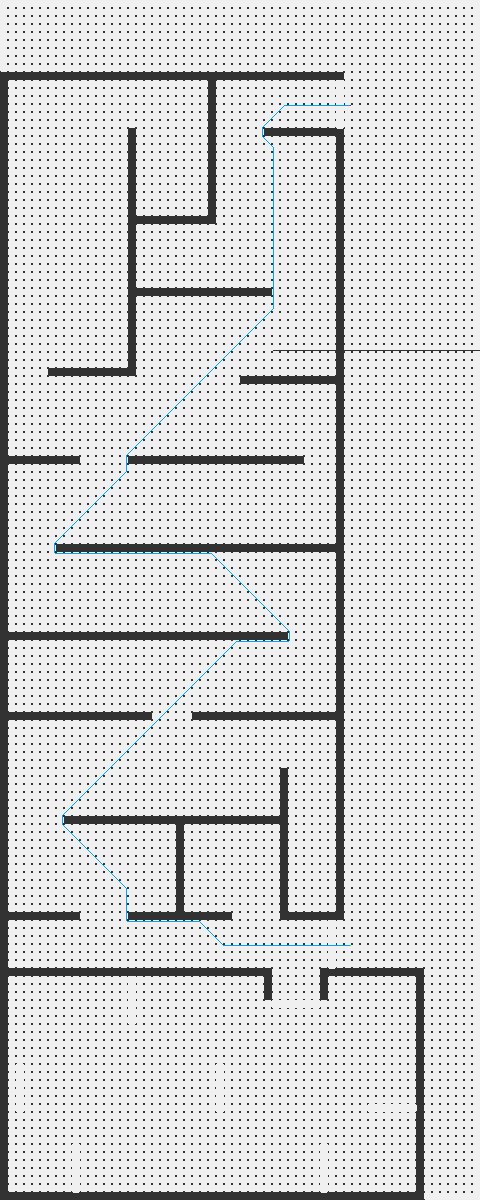
#> input picture backend/output/path_result.png, 480 x 1200 px
$ python -i path_planning.py   (imports and definitions only)
#> lines starting #> are read from the running program, lines starting #| are printed output that depends on the picture
"""
路径规划脚本
找出迷宫中从起点到终点的最短路径
"""

import numpy as np
import json
import cv2
import matplotlib.pyplot as plt
import matplotlib

# 配置中文字体
matplotlib.rcParams['font.sans-serif'] = ['SimHei', 'Microsoft YaHei', 'Arial Unicode MS']
matplotlib.rcParams['axes.unicode_minus'] = False
import heapq
from scipy import interpolate


class PathPlanner:
    def __init__(self, grid_data_path: str = "output/grid_data.npz"):
        """初始化路径规划器"""
#> called with grid_data_path = 'output/grid_data.npz'
        # 加载格栅数据
        data = np.load(grid_data_path)
#> (reads backend/output/grid_data.npz from the repository)
        self.grid = data['grid']  # 0=可通行, 1=障碍物
        self.rows, self.cols = self.grid.shape
        print(f"格栅尺寸: {self.cols} × {self.rows}")

    def find_gates(self, original_image_path: str):
        """找到蓝色拱门（起点和终点），并返回详细信息"""
        # 读取原始图像
        image = cv2.imdecode(np.fromfile(original_image_path, dtype=np.uint8), cv2.IMREAD_COLOR)
        hsv = cv2.cvtColor(image, cv2.COLOR_BGR2HSV)

        # 检测蓝色区域
        cyan_mask = cv2.inRange(hsv, np.array([80, 50, 50]), np.array([100, 255, 255]))

        # 找到蓝色连通区域
        contours, _ = cv2.findContours(cyan_mask, cv2.RETR_EXTERNAL, cv2.CHAIN_APPROX_SIMPLE)

        gates = []
        img_h, img_w = image.shape[:2]
        cell_w = img_w / self.cols
        cell_h = img_h / self.rows

        for contour in contours:
            # 计算中心点
            M = cv2.moments(contour)
            if M['m00'] > 0:
                cx = int(M['m10'] / M['m00'])
                cy = int(M['m01'] / M['m00'])

                # 转换为格栅坐标
                grid_x = int(cx / cell_w)
                grid_y = int(cy / cell_h)

                # 确保在边界内
                grid_x = max(0, min(grid_x, self.cols - 1))
                grid_y = max(0, min(grid_y, self.rows - 1))

                # 计算拱门的宽高（格栅单位）
                x, y, w, h = cv2.boundingRect(contour)
                gate_w = max(1, int(w / cell_w))
                gate_h = max(1, int(h / cell_h))

                gates.append({
                    'center': (grid_x, grid_y),
                    'width': gate_w,
                    'height': gate_h,
                    'pixel_y': cy  # 用于排序
                })

        # 按照实际迷宫路径顺序排序
        gates = self._sort_gates_by_path_order(gates)
        self.gates = gates  # 保存拱门信息用于可视化

        # 构建拱门阻挡掩码
        self.build_gate_mask()

        if len(gates) >= 2:
            start = gates[0]['center']   # 下边的门（起点）
            end = gates[-1]['center']    # 上边的门（终点）
            print(f"起点: {start}, 终点: {end}")
            return start, end
        else:
            print(f"只找到 {len(gates)} 个门，手动设置起点终点")
            # 手动设置（基于480x1200格栅）
            start = (self.cols // 2, self.rows - 10)  # 下边中间
            end = (self.cols // 2, 10)                # 上边中间
            return start, end

    def build_gate_mask(self):
        """预计算拱门阻挡掩码，用于快速判断坐标是否在拱门膨胀区域内"""
        self.gate_mask = np.zeros((self.rows, self.cols), dtype=bool)
        if not hasattr(self, 'gates') or not self.gates:
            return
        expansion = 2
        # 只处理拱门1和拱门9（第一个和最后一个）
        for i, gate in enumerate(self.gates):
            if i == 0 or i == len(self.gates) - 1:  # 只处理第一个和最后一个拱门
                cx, cy = gate['center']
                gw, gh = gate['width'], gate['height']
                x1 = max(0, int(cx - gw/2 - expansion))
                x2 = min(self.cols, int(cx + gw/2 + expansion))
                y1 = max(0, int(cy - gh/2 - expansion))
                y2 = min(self.rows, int(cy + gh/2 + expansion))
                self.gate_mask[y1:y2, x1:x2] = True

    def _sort_gates_by_path_order(self, gates):
        """按照实际走迷宫的路径顺序排序拱门"""
        if not gates:
            return gates

        # 定义拱门的正确顺序（基于坐标位置）
        # 顺序: 1-8为下半部分拱门，9为最上边的拱门
        order_coords = [
            (331, 943),   # 1
            (295, 1003),  # 2
            (219, 1087),  # 3
            (131, 999),   # 4
            (19, 1087),   # 5
            (75, 1167),   # 6
            (323, 1167),  # 7
            (391, 1107),  # 8
            (339, 103),   # 9 - 最上边的拱门
        ]

        sorted_gates = []
        used = set()

        for target_x, target_y in order_coords:
            best_gate = None
            best_dist = float('inf')
            best_idx = -1

            for i, gate in enumerate(gates):
                if i in used:
                    continue
                gx, gy = gate['center']
                dist = abs(gx - target_x) + abs(gy - target_y)
                if dist < best_dist:
                    best_dist = dist
                    best_gate = gate
                    best_idx = i

            if best_gate and best_dist < 50:
                sorted_gates.append(best_gate)
                used.add(best_idx)

        for i, gate in enumerate(gates):
            if i not in used:
                sorted_gates.append(gate)

        return sorted_gates

    def a_star(self, start, end):
        """A*算法找最短路径"""
        def heuristic(a, b):
            return abs(a[0] - b[0]) + abs(a[1] - b[1])

        def get_neighbors(pos):
            x, y = pos
            neighbors = []
            # 16方向移动
            for dx, dy in [(-1,-1), (-1,0), (0,-1), (1,-1), (1,0) ]:
                nx, ny = x + dx, y + dy
                if 0 <= nx < self.cols and 0 <= ny < self.rows:
                    if self.grid[ny, nx] == 0:  # 可通行
                        # 使用预计算的拱门阻挡掩码进行O(1)检查
                        if hasattr(self, 'gate_mask') and self.gate_mask[ny, nx]:
                            continue  # 在拱门区域内，禁止通行
                        # 计算实际欧氏距离作为移动代价
                        cost = np.sqrt(dx**2 + dy**2)
                        # 计算障碍物惩罚项（增强版）
                        obstacle_penalty = 0
                        # 检查周围8个方向的障碍物
                        for dx2, dy2 in [(-1,-1), (-1,0), (-1,1), (0,-1), (0,1), (1,-1), (1,0), (1,1)]:
                            ox, oy = nx + dx2, ny + dy2
                            if 0 <= ox < self.cols and 0 <= oy < self.rows:
                                if self.grid[oy, ox] == 1:
                                    # 直接惩罚，不计算距离
                                    obstacle_penalty += 1.0
                        # 添加障碍物惩罚
                        cost += obstacle_penalty * 0.8  # 增加惩罚系数
                        neighbors.append(((nx, ny), cost))
            return neighbors

        open_set = [(0, start)]
        came_from = {}
        g_score = {start: 0}
        f_score = {start: heuristic(start, end)}

        while open_set:
            current = heapq.heappop(open_set)[1]

            if current == end:
                # 重建路径
                path = []
                while current in came_from:
                    path.append(current)
                    current = came_from[current]
                path.append(start)
                path.reverse()
                return path

            for neighbor, move_cost in get_neighbors(current):
                tentative_g = g_score[current] + move_cost

                if neighbor not in g_score or tentative_g < g_score[neighbor]:
                    came_from[neighbor] = current
                    g_score[neighbor] = tentative_g
                    f_score[neighbor] = tentative_g + heuristic(neighbor, end)
                    heapq.heappush(open_set, (f_score[neighbor], neighbor))

        return None  # 无路径

    def visualize_path(self, start, end, path, output_path="output/path_result.png"):
        """可视化路径"""
        # 创建彩色图像
        vis = np.zeros((self.rows, self.cols, 3), dtype=np.uint8)
        vis[self.grid == 0] = [240, 240, 240]  # 浅灰 - 可通行
        vis[self.grid == 1] = [50, 50, 50]     # 深灰 - 障碍物

        # 绘制路径
        if path:
            for i, (x, y) in enumerate(path):
                if i == 0:
                    vis[y, x] = [0, 255, 0]      # 绿色 - 起点
                elif i == len(path) - 1:
                    vis[y, x] = [0, 0, 255]      # 红色 - 终点
                else:
                    vis[y, x] = [255, 165, 0]    # 橙色 - 路径

        # 放大以便查看
        scale = max(1, 1200 // max(self.rows, self.cols))
        vis_large = cv2.resize(vis, (self.cols * scale, self.rows * scale), interpolation=cv2.INTER_NEAREST)

        # 保存图像
        cv2.imwrite(output_path, vis_large)
        print(f"路径图已保存: {output_path}")

        # 也用matplotlib保存高质量版本
        plt.figure(figsize=(16, 40))
        plt.imshow(vis, aspect='auto')
        plt.title(f"最短路径 - 长度: {len(path) if path else 0}步")

        if path:
            # 标记起点和终点
            plt.plot(start[0], start[1], 'go', markersize=10, label='起点')
            plt.plot(end[0], end[1], 'ro', markersize=10, label='终点')

            # 绘制路径线
            path_x = [p[0] for p in path]
            path_y = [p[1] for p in path]
            plt.plot(path_x, path_y, 'orange', linewidth=2, label='最短路径')

            plt.legend()

        # 标注蓝色拱门
        if hasattr(self, 'gates') and self.gates:
            for i, gate in enumerate(self.gates):
                cx, cy = gate['center']
                gw, gh = gate['width'], gate['height']

                # 画矩形标注
                rect = plt.Rectangle((cx - gw/2, cy - gh/2), gw, gh,
                                      linewidth=2, edgecolor='blue', facecolor='cyan', alpha=0.4)
                plt.gca().add_patch(rect)

                # 添加文字标签
                label = f'拱门{i+1}'
                plt.annotate(label, (cx, cy - gh/2 - 5), color='blue', fontsize=10,
                            ha='center', va='bottom', fontweight='bold',
                            bbox=dict(boxstyle='round', facecolor='white', alpha=0.8))

        plt.xlabel('X (格)')
        plt.ylabel('Y (格)')

        detail_path = "output/path_detail.png"
        plt.savefig(detail_path, dpi=150, bbox_inches='tight')
        plt.close()
        print(f"详细路径图已保存: {detail_path}")

        return vis_large

    def calculate_path_length(self, path):
        """计算路径实际长度（米）"""
        if not path:
            return 0

        total_length = 0
        for i in range(1, len(path)):
            x1, y1 = path[i-1]
            x2, y2 = path[i]
            # 计算欧几里得距离
            distance = np.sqrt((x2-x1)**2 + (y2-y1)**2)
            total_length += distance

        # 场地尺寸：左边黑墙44米(1129格)，下边黑墙17米(425格)
        METERS_PER_GRID_X = 17.0 / 425.0   # X方向：0.04米/格
        METERS_PER_GRID_Y = 44.0 / 1129.0  # Y方向：0.039米/格

        total_length = 0
        for i in range(1, len(path)):
            x1, y1 = path[i-1]
            x2, y2 = path[i]
            dx = (x2 - x1) * METERS_PER_GRID_X
            dy = (y2 - y1) * METERS_PER_GRID_Y
            distance = np.sqrt(dx**2 + dy**2)
            total_length += distance

        return total_length

    # [199 lines left out: functions find_drone_flight_path, _visualize_flight_path, not called in this run]

    def smooth_path(self, path):
        """使用三次样条插值平滑路径"""
        if not path or len(path) < 3:
            return path

        # 提取路径坐标
        x = [p[0] for p in path]
        y = [p[1] for p in path]

        # 创建参数t，基于路径点之间的距离
        t = [0]
        for i in range(1, len(path)):
            dist = np.sqrt((x[i] - x[i-1])**2 + (y[i] - y[i-1])**2)
            t.append(t[-1] + dist)
        t = np.array(t)

        # 使用三次样条插值，增加平滑参数s
        s = len(path) * 0.15  # 平滑参数，越大越平滑
        tck_x = interpolate.splrep(t, x, s=s)
        tck_y = interpolate.splrep(t, y, s=s)

        # 生成更密集的点
        t_new = np.linspace(0, t[-1], int(len(path) * 2.5))
        x_new = interpolate.splev(t_new, tck_x)
        y_new = interpolate.splev(t_new, tck_y)

        # 转换为整数坐标并去重
        smooth_path = []
        seen = set()
        for i in range(len(x_new)):
            px = int(round(x_new[i]))
            py = int(round(y_new[i]))
            if (px, py) not in seen:
                smooth_path.append((px, py))
                seen.add((px, py))

        # 确保起点和终点在平滑路径中
        if smooth_path[0] != path[0]:
            smooth_path.insert(0, path[0])
        if smooth_path[-1] != path[-1]:
            smooth_path.append(path[-1])

        return smooth_path

    def find_shortest_path(self, original_image_path: str, manual_start=None, manual_end=None):
        """主函数：找出最短路径"""
        print("=" * 60)
        print("路径规划开始")
        print("=" * 60)

        # 1. 找到起点终点
        # 先检测拱门（用于可视化）
        self.find_gates(original_image_path)
#> in find_gates, image is the input picture: shape (1200, 480, 3); mean B, G, R 213.7, 213.5, 213.1
#> in find_gates, `hsv = cv2.cvtColor(image, cv2.COLOR_BGR2HSV)`: hsv: shape (1200, 480, 3); mean H, S, V 0.2, 0.6, 213.7
#> in find_gates, `cyan_mask = cv2.inRange(hsv, np.array([80, 50, 50]), np.array([100, 25..`: cyan_mask: shape (1200, 480); every value is 0
#> in find_gates, `contours, _ = cv2.findContours(cyan_mask, cv2.RETR_EXTERNAL, cv2.CHAIN..`: contours = []
#| 只找到 0 个门，手动设置起点终点

        if manual_start and manual_end:
            start, end = manual_start, manual_end
            print(f"使用手动设置: 起点: {start}, 终点: {end}")

            # 如果起终点 x 坐标相同且都在边缘，临时阻断边缘路径强制往内走
            if start[0] == end[0] and start[0] >= 340:  # x=350 附近的边缘
                print("检测到边缘路径，临时阻断边缘强制往内走...")
                # 临时把 x=350 中间段设为障碍物，保留起终点附近通道
                x_coord = min(start[0], self.grid.shape[0] - 1)
                # 只阻断中间 60% 的路径
                total_distance = abs(end[1] - start[1])
                block_start = min(start[1], end[1]) + int(total_distance * 0.2)
                block_end = max(start[1], end[1]) - int(total_distance * 0.2)

                for y in range(block_start, block_end):
                    if y < self.grid.shape[1]:
                        self.grid[x_coord, y] = 1  # 设为障碍物

        else:
            start, end = self.find_gates(original_image_path)
#| 只找到 0 个门，手动设置起点终点

        # 2. A*算法寻路
        print("开始A*算法寻路...")
        path = self.a_star(start, end)

        # 3. 路径平滑处理
        smooth_path = None
        if path:
            print(f"找到路径！总步数: {len(path)}")
            real_length = self.calculate_path_length(path)
            print(f"路径实际长度: {real_length:.2f} 米")

            # 平滑路径
            smooth_path = self.smooth_path(path)
            smooth_length = self.calculate_path_length(smooth_path)
            print(f"平滑后路径步数: {len(smooth_path)}")
            print(f"平滑后路径长度: {smooth_length:.2f} 米")
        else:
            print("未找到可行路径！")

        # 4. 可视化
        self.visualize_path(start, end, smooth_path or path)
#> in visualize_path, `cv2.imwrite(output_path, vis_large)`:
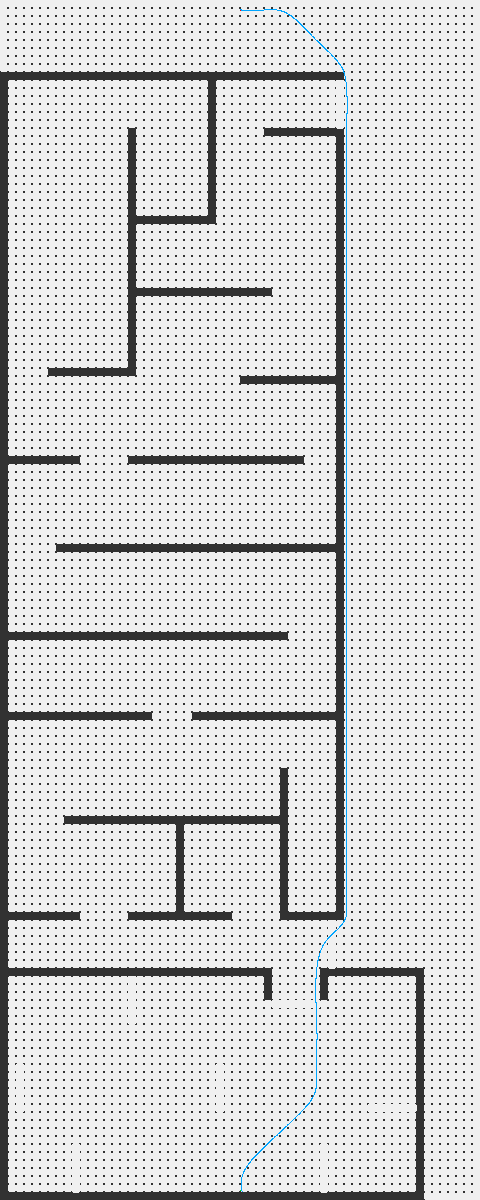
#> saved as path_result.png: shape (1200, 480, 3); mean B, G, R 213.7, 213.5, 213.1
#> in visualize_path, `plt.savefig(detail_path, dpi=150, bbox_inches='tight')`:
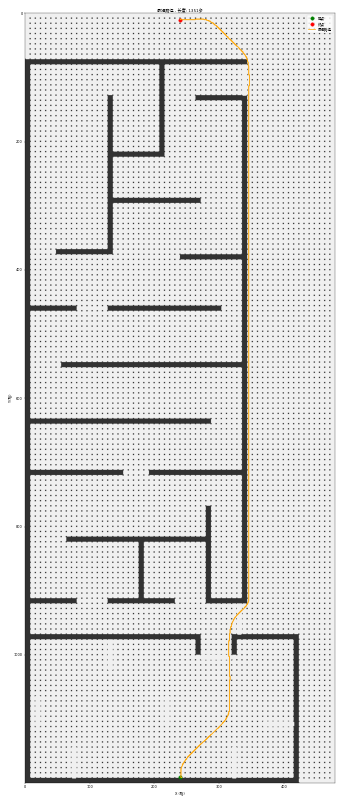
#> figure drawn by matplotlib, 1 panel

        # 5. 保存路径数据
        if path:
            path_data = {
                "start": start,
                "end": end,
                "path": path,
                "smooth_path": smooth_path,
                "length_steps": len(path),
                "smooth_length_steps": len(smooth_path) if smooth_path else 0,
                "length_meters": self.calculate_path_length(path),
                "smooth_length_meters": self.calculate_path_length(smooth_path) if smooth_path else 0
            }

            with open("output/path_data.json", 'w') as f:
                json.dump(path_data, f, indent=2)
            print("路径数据已保存: output/path_data.json")

        return smooth_path or path


# [44 lines not run here, left out]

>>> result = PathPlanner().find_shortest_path('output/path_result.png')
